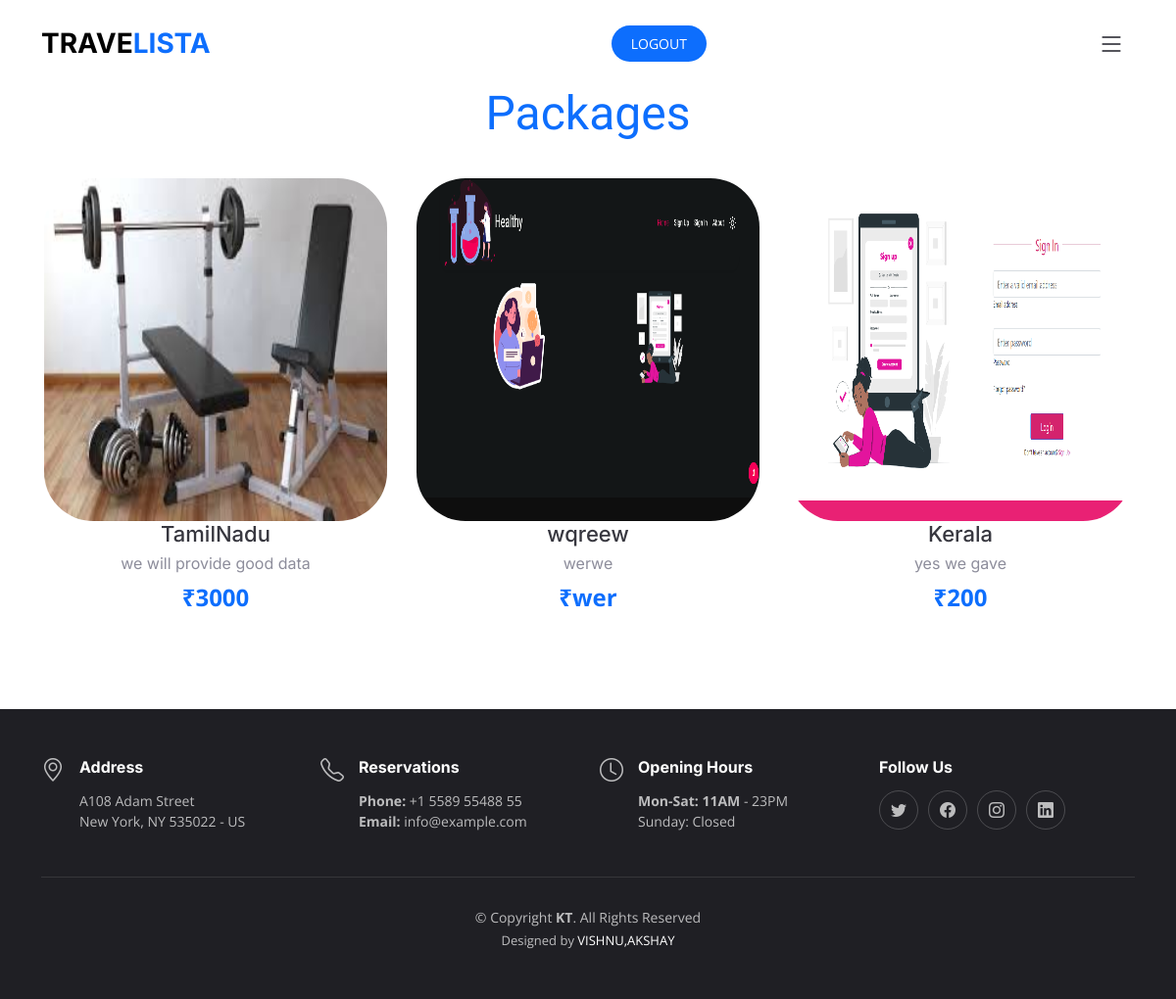
The app's page /hotel/hotel_view_package.php (signed in) with its own data.
### tables this page shows
CREATE TABLE `package` (
  `pack_id` int(100) NOT NULL AUTO_INCREMENT,
  `profile_image` varchar(100) DEFAULT NULL,
  `bio` tinytext,
  `price` varchar(100) DEFAULT NULL,
  `desc` varchar(750) DEFAULT NULL,
  `status` varchar(100) DEFAULT NULL,
  `hotel_id` varchar(100) DEFAULT NULL,
  `offer` varchar(100) DEFAULT NULL,
  `types` varchar(100) DEFAULT NULL,
  `cat` varchar(100) DEFAULT NULL,
  `cit` varchar(100) DEFAULT NULL,
  `ceckout` varchar(100) DEFAULT NULL,
  PRIMARY KEY (`pack_id`)
);

### hotel/hotel_view_package.php (the view, shortened to what this page needs)
<?php
include "header.php";
?>
<?php
include "db.php";
$hotel_id=$_SESSION['hotel_id'];
$qry = "SELECT * FROM package where `hotel_id`='$hotel_id' ";
$result = mysqli_query($conn, $qry);
if (mysqli_num_rows($result) > 0) {
?>
  <!DOCTYPE html>
  <html lang="en">
  <head>
    <link href="assets/vendor/bootstrap/css/bootstrap.min.css" rel="stylesheet">
    <link href="assets/vendor/bootstrap-icons/bootstrap-icons.css" rel="stylesheet">
    <link href="assets/vendor/aos/aos.css" rel="stylesheet">
    <link href="assets/vendor/glightbox/css/glightbox.min.css" rel="stylesheet">
    <link href="assets/vendor/swiper/swiper-bundle.min.css" rel="stylesheet">
    <link href="assets/css/main.css" rel="stylesheet">
  </head>
  <body>
    <section id="menu" class="menu">
      <div class="container" data-aos="fade-up">
        <div class="section-header">
          <p><span>Packages</span></p>
        </div>
        <div class="tab-content" data-aos="fade-up" data-aos-delay="300">
          <div class="tab-pane fade active show" id="menu-starters">
            <div class="row gy-5">
              <?php
              while ($row = mysqli_fetch_array($result)) {
              ?>
                <div class="col-lg-4 menu-item">
                  <a href="../hotel/images/<?php echo $row['profile_image']; ?>" class="glightbox"><img   src="../hotel/images/<?php echo $row['profile_image']; ?>" alt="" style ="border-radius:50px;height:350px;width:350px"></a>
                  <h4> <?php echo $row['bio']; ?></h4>
                  <p class="ingredients">
                  <?php echo $row['desc']; ?>
                  </p>
                  <p class="price">
                  &#x20B9;<?php echo $row['price']; ?>
                  </p>
                </div>
            <?php
              }
            } else{
              ?><br><br><br><br><br>
  <center>   <h4 style="color:black">No Data Found</h4><br><br><br><br><br></center>
              <?php
          }
            ?>
            </div>
          </div>
        </div>
    </section>
  </body>
  </html>

### hotel/assets/css/main.css (style rules this page uses)
:root { --font-default: "Open Sans", system-ui, -apple-system, "Segoe UI", Roboto, "Helvetica Neue", Arial, "Noto Sans", "Liberation Sans", sans-serif, "Apple Color Emoji", "Segoe UI Emoji", "Segoe UI Symbol", "Noto Color Emoji"; --font-primary: "Amatic SC", sans-serif; --font-secondary: "Inter", sans-serif; }
:root { --color-default: #212529; --color-primary: #0d6efd; --color-secondary: #37373f; }
:root { scroll-behavior: smooth; }
body { font-family: var(--font-default); color: var(--color-default); }
a { color: var(--color-primary); text-decoration: none; }
h1, h2, h3, h4, h5, h6 { font-family: var(--font-secondary); }
section { overflow: hidden; padding: 80px 0; }
.section-header { text-align: center; padding-bottom: 30px; }
.section-header p { margin: 0; font-size: 48px; font-weight: 400; font-family: var(--font-primary); }
.section-header p span { color: var(--color-primary); }
section { scroll-margin-top: 90px; }
.menu .tab-content .menu-item { -moz-text-align-last: center; text-align-last: center; }
.menu .tab-content .menu-item h4 { font-size: 22px; font-weight: 500; color: var(--color-secondary); font-family: var(--font-secondary); font-weight: 30px; margin-bottom: 5px; }
.menu .tab-content .menu-item .ingredients { font-family: var(--font-secondary); color: #8d8d9b; margin-bottom: 5px; }
.menu .tab-content .menu-item .price { font-size: 24px; font-weight: 700; color: var(--color-primary); }
.footer { font-size: 14px; background-color: #1f1f24; padding: 50px 0; color: rgba(255, 255, 255, 0.7); }
.footer .icon { margin-right: 15px; font-size: 24px; line-height: 0; }
.footer h4 { font-size: 16px; font-weight: bold; position: relative; padding-bottom: 5px; color: #fff; }
.footer .footer-links { margin-bottom: 30px; }
.footer .social-links a { display: flex; align-items: center; justify-content: center; width: 40px; height: 40px; border-radius: 50%; border: 1px solid rgba(255, 255, 255, 0.2); font-size: 16px; color: rgba(255, 255, 255, 0.7); margin-right: 10px; transition: 0.3s; }
.footer .copyright { text-align: center; padding-top: 30px; border-top: 1px solid rgba(255, 255, 255, 0.1); }
.footer .credits { padding-top: 4px; text-align: center; font-size: 13px; }
.footer .credits a { color: #fff; }

### records on screen
package: profile_image (picture), bio "TamilNadu", desc "we will provide good data", price "3000"
package: profile_image (picture), bio "wqreew", desc "werwe", price "wer"
package: profile_image (picture), bio "Kerala", desc "yes we gave", price "200"
